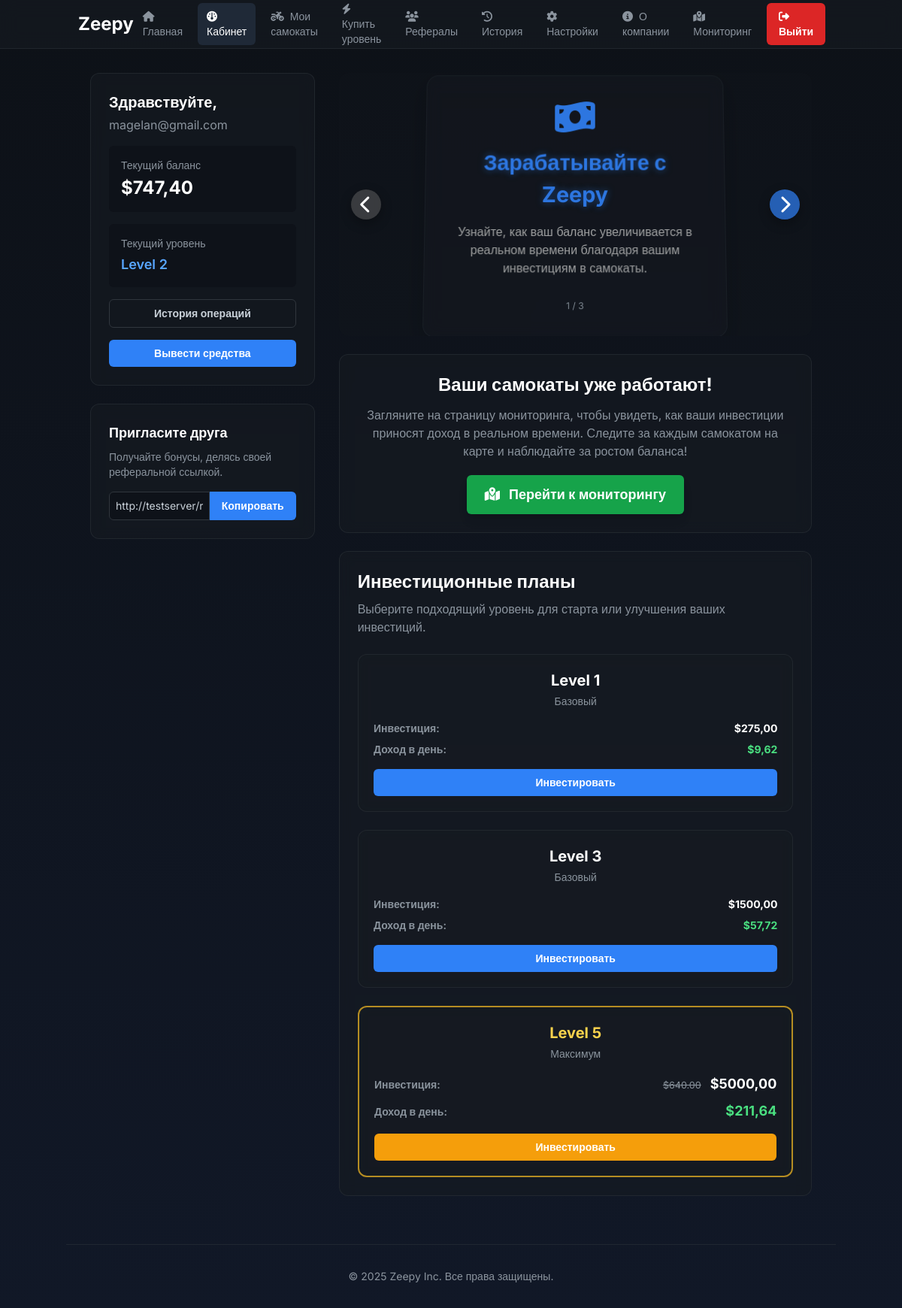
The app's page /dashboard/ (signed in) with its own data.
### core/models.py (models this page shows, shortened)
class Profile(models.Model):
    user = models.OneToOneField(User, on_delete=models.CASCADE)
    referral_code = models.CharField(max_length=10, unique=True, blank=True)
    invited_by = models.ForeignKey(User, on_delete=models.SET_NULL, null=True, blank=True, related_name='referrals')
    balance = models.DecimalField(max_digits=10, decimal_places=2, default=0)
    total_earned = models.DecimalField(max_digits=10, decimal_places=2, default=0)
    plan_level = models.PositiveIntegerField(default=0)
    last_claim = models.DateTimeField(default=timezone.now)
    wallet = models.CharField(max_length=255, blank=True, null=True)
    avatar = models.ImageField(upload_to='avatars/', blank=True, null=True)
    telegram_username = models.CharField(max_length=100, blank=True, null=True, verbose_name="Telegram Username")

class ScooterLevel(models.Model):
    number = models.PositiveIntegerField(
        unique=True,
        verbose_name="Номер уровня"
    )
    price = models.DecimalField(
        max_digits=10,
        decimal_places=2,
        default=Decimal('0.00'),
        verbose_name="Цена (€)"
    )
    income = models.DecimalField(
        max_digits=10,
        decimal_places=2,
        default=Decimal('0.00'),
        verbose_name="Ориентировочный доход в день (€)"
    )
    min_daily_profit = models.DecimalField(
        max_digits=10,
        decimal_places=2,
        default=Decimal('0.00'),
        verbose_name="Мин. дневная прибыль (€)"
    )
    max_daily_profit = models.DecimalField(
        max_digits=10,
        decimal_places=2,
        default=Decimal('0.00'),
        verbose_name="Макс. дневная прибыль (€)"
    )
    expected_scooter_count = models.PositiveIntegerField(
        default=1,
        verbose_name="Кол-во самокатов"
    )
    description = models.TextField(
        verbose_name="Описание уровня",
        blank=True,
        help_text="Краткое описание преимуществ этого уровня"
    )
    photo = models.ImageField(
        verbose_name="Фото уровня",
        upload_to='levels/',
        blank=True,
        null=True
    )
    class Meta:
        verbose_name = "Уровень самокатов"
        verbose_name_plural = "Уровни самокатов"
        ordering = ['number']

### core/views.py (the view)
# urls.py: path('dashboard/', views.dashboard, name='dashboard'),
@login_required(login_url='login')
def dashboard(request):
    profile = get_object_or_404(Profile, user=request.user)
    scooters = UserScooter.objects.filter(user=request.user)
    scooters_count = scooters.aggregate(total=Sum('quantity'))['total'] or 0
    highest_level = scooters.aggregate(max_level=Max('level__number'))['max_level'] or 0
    total_earnings = Transaction.objects.filter(
        user=request.user, type='earning'
    ).aggregate(total=Sum('amount'))['total'] or 0
    recent_tx = Transaction.objects.filter(user=request.user).order_by('-created_at')[:5]
    referral_link = request.build_absolute_uri(f'/register/?ref={profile.referral_code}')
    levels = ScooterLevel.objects.all().order_by('number')
    return render(request, 'dashboard.html', {
        'profile': profile,
        'scooters_count': scooters_count,
        'total_earnings': total_earnings,
        'recent_transactions': recent_tx,
        'referral_link': referral_link,
        'levels': levels,
        'highest_level': highest_level,
    })

### core/templates/dashboard.html (shortened to what this page needs)
{% load static %}
<!DOCTYPE html>
<html lang="ru">
<head>
    <script src="https://cdn.tailwindcss.com"></script>
    <link href="https://cdnjs.cloudflare.com/ajax/libs/font-awesome/6.5.1/css/all.min.css" rel="stylesheet">
    <link href="https://unpkg.com/aos@2.3.1/dist/aos.css" rel="stylesheet">
</head>
<body class="antialiased">
    <nav id="main-nav" class="sticky top-0 z-50 border-b border-brand-border/50">
        <div class="container mx-auto px-4">
            <div class="flex justify-between items-center h-16">
                <div class="text-2xl font-bold text-white">Zeepy</div>
                <div class="hidden md:flex items-center space-x-2">
                    <a href="/" class="px-3 py-2 rounded-md text-sm font-medium text-brand-secondary hover:bg-gray-700 hover:text-white transition-colors"><i class="fas fa-home mr-2"></i>Главная</a>
                    <a href="/dashboard/" class="px-3 py-2 rounded-md text-sm font-medium bg-gray-800 text-white"><i class="fas fa-gauge mr-2"></i>Кабинет</a>
                    <a href="/my-scooters/" class="px-3 py-2 rounded-md text-sm font-medium text-brand-secondary hover:bg-gray-700 hover:text-white transition-colors"><i class="fas fa-motorcycle mr-2"></i>Мои самокаты</a>
                    <a href="{% url 'buy_level' %}" class="px-3 py-2 rounded-md text-sm font-medium text-brand-secondary hover:bg-gray-700 hover:text-white transition-colors"><i class="fas fa-bolt mr-2"></i>Купить уровень</a>
                    <a href="/referral/" class="px-3 py-2 rounded-md text-sm font-medium text-brand-secondary hover:bg-gray-700 hover:text-white transition-colors"><i class="fas fa-users mr-2"></i>Рефералы</a>
                    <a href="{% url 'history' %}" class="px-3 py-2 rounded-md text-sm font-medium text-brand-secondary hover:bg-gray-700 hover:text-white transition-colors"><i class="fas fa-history mr-2"></i>История</a>
                    <a href="/settings/" class="px-3 py-2 rounded-md text-sm font-medium text-brand-secondary hover:bg-gray-700 hover:text-white transition-colors"><i class="fas fa-cog mr-2"></i>Настройки</a>
                    <a href="/about/" class="px-3 py-2 rounded-md text-sm font-medium text-brand-secondary hover:bg-gray-700 hover:text-white transition-colors"><i class="fas fa-info-circle mr-2"></i>О компании</a>
                    <a href="/monitoring/" class="px-3 py-2 rounded-md text-sm font-medium text-brand-secondary hover:bg-gray-700 hover:text-white transition-colors"><i class="fas fa-map-marked-alt mr-2"></i>Мониторинг</a>
                    <a href="/logout/" class="ml-4 px-4 py-2 rounded-md text-sm font-semibold bg-red-600 text-white hover:bg-red-700 transition-colors"><i class="fas fa-sign-out-alt mr-2"></i>Выйти</a>
                </div>
            </div>
        </div>
    </nav>
    <main class="container mx-auto p-4 md:p-6 lg:p-8">
        <div class="grid grid-cols-1 lg:grid-cols-3 gap-6 lg:gap-8">
            <aside class="lg:col-span-1 space-y-6">
                <div class="crystal-card p-6" data-aos="fade-right">
                    <h2 class="text-xl font-bold text-white mb-1">Здравствуйте,</h2>
                    <p class="text-brand-secondary truncate mb-4">{{ user.email }}</p>
                    <div class="space-y-4">
                        <div class="bg-brand-dark/70 p-4 rounded-md">
                            <p class="text-sm text-brand-secondary mb-1">Текущий баланс</p>
                            <p class="text-2xl font-bold text-white" id="balance-display">${{ profile.balance|default:"0.00"|floatformat:2 }}</p>
                        </div>
                        <div class="bg-brand-dark/70 p-4 rounded-md">
                           <p class="text-sm text-brand-secondary mb-1">Текущий уровень</p>
                           <p class="text-lg font-semibold text-brand-primary-hover">Level {{ highest_level }}</p>
                        </div>
                        <a href="{% url 'history' %}" class="w-full text-center block px-4 py-2 rounded-md text-sm font-semibold border border-brand-border text-brand-text hover:bg-brand-border transition-colors">История операций</a>
                        <button id="withdraw-button" class="w-full text-center block px-4 py-2 rounded-md text-sm font-semibold bg-brand-primary text-white hover:bg-brand-primary-hover transition-colors">Вывести средства</button>
                    </div>
                </div>
                <div class="crystal-card p-6" data-aos="fade-right" data-aos-delay="200">
                    <h3 class="text-lg font-semibold text-white mb-2">Пригласите друга</h3>
                    <p class="text-sm text-brand-secondary mb-4">Получайте бонусы, делясь своей реферальной ссылкой.</p>
                    <div class="flex">
                        <input type="text" id="ref-link-input" value="{{ referral_link }}" class="w-full bg-brand-dark/70 border border-brand-border rounded-l-md p-2 text-sm text-brand-text focus:outline-none" readonly>
                        <button onclick="copyRefLink()" class="bg-brand-primary text-white px-4 rounded-r-md hover:bg-brand-primary-hover transition-colors text-sm font-bold">Копировать</button>
                    </div>
                </div>
            </aside>
            <section class="lg:col-span-2 space-y-6">
                <div class="card-carousel bg-brand-surface/20 rounded-xl p-4 relative" data-aos="fade-left" data-aos-delay="100">
                    <div id="introCardContainer" class="card-container">
                        <div class="intro-card" id="card-1">
                            <div>
                                <i class="fas fa-money-bill-wave text-5xl mb-4 text-brand-primary"></i>
                                <h3>Зарабатывайте с Zeepy</h3>
                                <p>Узнайте, как ваш баланс увеличивается в реальном времени благодаря вашим инвестициям в самокаты.</p>
                            </div>
                            <span class="text-xs text-brand-secondary mt-4">1 / 3</span>
                        </div>
                    </div>
                    <div class="card-navigation">
                        <button id="prevCard" class="nav-button"><i class="fas fa-chevron-left"></i></button>
                        <button id="nextCard" class="nav-button"><i class="fas fa-chevron-right"></i></button>
                    </div>
                </div>
                <div class="crystal-card p-6 text-center" data-aos="fade-left" data-aos-delay="100">
                    <h2 class="text-2xl font-bold text-white mb-3">Ваши самокаты уже работают!</h2>
                    <p class="text-brand-secondary mb-5 max-w-2xl mx-auto">
                        Загляните на страницу мониторинга, чтобы увидеть, как ваши инвестиции приносят доход в реальном времени. Следите за каждым самокатом на карте и наблюдайте за ростом баланса!
                    </p>
                    <a href="/monitoring/" class="radar-button inline-flex items-center px-6 py-3 rounded-md text-lg font-semibold bg-green-600 text-white hover:bg-green-700 transition-colors shadow-lg">
                        <i class="fas fa-map-marked-alt mr-3"></i> Перейти к мониторингу
                    </a>
                </div>
                <div class="crystal-card p-6" data-aos="fade-left" data-aos-delay="300">
                    <h2 class="text-2xl font-bold text-white mb-2">Инвестиционные планы</h2>
                    <p class="text-brand-secondary mb-6">Выберите подходящий уровень для старта или улучшения ваших инвестиций.</p>
                    <div class="grid grid-cols-1 xl:grid-cols-3 gap-6">
                        {% for level in levels %}
                            {% if level.number == 1 or level.number == 3 or level.number == 5 %}
                            {% if level.number != 5 %}
                            <div class="crystal-card p-5 flex flex-col" data-aos="zoom-in-up" data-aos-delay="{{ forloop.counter0|add:1 }}00">
                                <div class="flex-grow">
                                    <h4 class="text-xl font-bold text-center text-white mb-1">Level {{ level.number }}</h4>
                                    <p class="text-sm text-brand-secondary text-center mb-4">{{ level.name|default:"Базовый" }}</p>
                                    <div class="text-sm space-y-2 my-4">
                                        <p><span class="font-semibold text-brand-secondary">Инвестиция:</span> <span class="font-bold text-white float-right">${{ level.price|floatformat:2 }}</span></p>
                                        <p><span class="font-semibold text-brand-secondary">Доход в день:</span> <span class="font-bold text-green-400 float-right">${{ level.income|floatformat:2 }}</span></p>
                                    </div>
                                </div>
                                <a href="{% url 'buy_level' %}" class="w-full mt-auto text-center block px-4 py-2 rounded-md text-sm font-semibold bg-brand-primary text-white hover:bg-brand-primary-hover transition-colors">Инвестировать</a>
                            </div>
                            {% endif %}
                            {% if level.number == 5 %}
                            <div class="crystal-card special-offer p-5 flex flex-col xl:col-span-1" data-aos="zoom-in-up" data-aos-delay="300">
                                <div class="flex-grow">
                                    <h4 class="text-xl font-bold text-center text-amber-300 mb-1">Level 5</h4>
                                    <p class="text-sm text-brand-secondary text-center mb-4">{{ level.name|default:"Максимум" }}</p>
                                    <div class="text-sm space-y-2 my-4">
                                        <div class="flex justify-between items-baseline">
                                            <span class="font-semibold text-brand-secondary">Инвестиция:</span>
                                            <div>
                                                <span class="old-price">$640.00</span>
                                                <span class="font-bold text-white text-lg">${{ level.price|floatformat:2 }}</span>
                                            </div>
                                        </div>
                                        <div class="flex justify-between items-baseline">
                                            <span class="font-semibold text-brand-secondary">Доход в день:</span>
                                            <span class="font-bold text-green-400 text-lg">${{ level.income|floatformat:2 }}</span>
                                        </div>
                                    </div>
                                </div>
                                <a href="{% url 'buy_level' %}" class="w-full mt-auto text-center block px-4 py-2 rounded-md text-sm font-semibold bg-amber-500 text-white hover:bg-amber-400 transition-colors">Инвестировать</a>
                            </div>
                            {% endif %}
                            {% endif %}
                        {% endfor %}
                    </div>
                </div>
            </section>
        </div>
    </main>
    <footer class="container mx-auto text-center py-8 px-4 mt-8 border-t border-brand-border/50">
        <p class="text-sm text-brand-secondary">&copy; 2025 Zeepy Inc. Все права защищены.</p>
    </footer>
</body>
</html>

### records on screen
Profile: balance "747,40"
ScooterLevel: number "1", name "Базовый", price "275,00", income "9,62"
ScooterLevel: number "3", name "Базовый", price "1500,00", income "57,72"
ScooterLevel: name "Максимум", price "5000,00", income "211,64"

### other values on screen
{{ user.email }} "magelan@gmail.com"
{{ highest_level }} "2"
